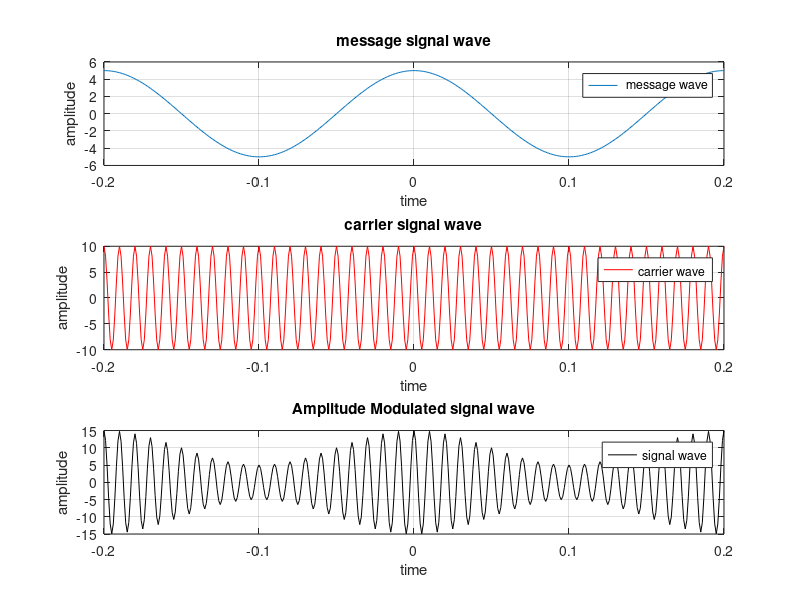

This chart was generated by the following MATLAB code: (Note: this script raises an error after producing the figure.)
clc 
clear all 
close all  
fm=5;     
fc=100;   
Am=5;      
t=-0.20:0.001:0.20; 
%To generate message signal 
m=Am*cos(2*pi*fm*t); 
subplot (3,1,1); 
plot(t,m); 
title ('message signal wave'); 
xlabel('time'); 
ylabel('amplitude'); 
legend (' message wave'); 
grid on; 
%To generate carrier signal 
Ac=10; 
c=Ac*cos(2*pi*fc*t); 
subplot(3,1,2); 
plot(t,c,'r'); 
title('carrier signal wave'); 
xlabel('time'); 
ylabel('amplitude'); 
legend('carrier wave'); 
grid on;  
%To generate Modulated signal 
s=(Ac+m).*cos(2*pi*fc*t)   %u=Am/Ac; 
subplot(3,1,3); 
plot(t,s,'k'); 
title('Amplitude Modulated signal wave'); 
xlabel('time'); 
ylabel('amplitude'); 
legend('signal wave'); 
grid on;
nfft=length(s3);
n=2^(nextpow2(nfft)) 
f=(0:n -1)*(1000/n) 
C=abs(fft(s3,n)); 
plot(C);
